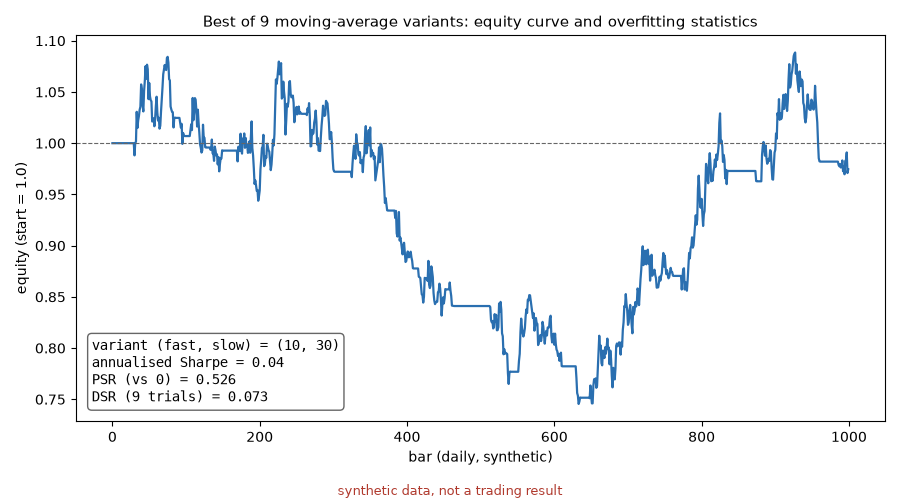

This chart was generated by the following Python code:
"""Effect chart: equity curve plus PSR / DSR, all computed by the library on synthetic data.

SYNTHETIC DATA, NOT A TRADING RESULT. The prices are a seeded random walk; the chart only
shows how the statistics adjust a "best of N variants" backtest for the number of tries.

Install (matplotlib is an optional extra, only needed to draw the picture):

    pip install "oss-backtest-kit[examples]"        # from PyPI, after release
    # or, from a clone of the repository:
    pip install -e ".[examples]"

Run from the project root (writes examples/equity_psr_dsr.png):

    python3 examples/equity_psr_dsr.py
    python3 examples/equity_psr_dsr.py --social docs/social_preview.png   # also the 1280x640 card

The numbers come from `compute()`, which needs no matplotlib and is covered by the tests.
"""

import argparse
import os
import sys

import numpy as np

HERE = os.path.dirname(os.path.abspath(__file__))
sys.path.insert(0, os.path.join(HERE, "..", "src"))
sys.path.insert(0, HERE)

from ma_crossover import ma_crossover, synthetic_market  # noqa: E402
from oss_backtest_kit import stats  # noqa: E402
from oss_backtest_kit.engine import EngineConfig, run_backtest  # noqa: E402

GRID = [(f, s) for f in (5, 10, 20) for s in (30, 40, 60)]
LABEL = "synthetic data, not a trading result"
BLUE, GREY, RED = "#2a6fb0", "#666666", "#b03a2e"


def compute(seed=0):
    """Run the 9-variant grid, pick the best by Sharpe, and return its statistics."""
    data = synthetic_market(seed=seed)
    cfg = EngineConfig(symbols=data.symbols, max_leverage=1.0, rebalance_threshold=0.02)
    results = [run_backtest(data, ma_crossover(f, s), cfg) for f, s in GRID]
    srs = [stats.sharpe(r.returns) for r in results]
    best = int(np.argmax(srs))
    returns = results[best].returns
    dsr_value, bench, _ = stats.dsr(returns, len(GRID), srs)
    return {
        "variant": GRID[best],
        "n_trials": len(GRID),
        "equity": results[best].equity,
        "sharpe_annualised": stats.sharpe_annualised(returns, results[best].periods_per_year),
        "psr": stats.psr(returns),
        "dsr": dsr_value,
        "benchmark_sharpe_per_bar": bench,
    }


def _pyplot():
    try:
        import matplotlib
        matplotlib.use("Agg")
        import matplotlib.pyplot as plt
    except ImportError:
        sys.exit('matplotlib is missing. Install the extra:  pip install -e ".[examples]"')
    return plt


def _save(fig, path):
    # Software=None keeps the PNG free of version / path style text chunks.
    fig.savefig(path, dpi=100, metadata={"Software": None})


def plot_chart(res, path):
    plt = _pyplot()
    fig, ax = plt.subplots(figsize=(9, 5), dpi=100)
    ax.plot(res["equity"] / res["equity"][0], color=BLUE, lw=1.6)
    ax.axhline(1.0, color=GREY, lw=0.8, ls="--")
    ax.set_xlabel("bar (daily, synthetic)")
    ax.set_ylabel("equity (start = 1.0)")
    ax.set_title("Best of %d moving-average variants: equity curve and overfitting statistics"
                 % res["n_trials"], fontsize=11)
    text = ("variant (fast, slow) = %s\nannualised Sharpe = %.2f\nPSR (vs 0) = %.3f\n"
            "DSR (%d trials) = %.3f" % (res["variant"], res["sharpe_annualised"], res["psr"],
                                       res["n_trials"], res["dsr"]))
    ax.text(0.02, 0.04, text, transform=ax.transAxes, va="bottom", fontsize=10, family="monospace",
            bbox={"boxstyle": "round", "facecolor": "white", "edgecolor": GREY})
    fig.text(0.5, 0.01, LABEL, ha="center", color=RED, fontsize=9)
    fig.tight_layout(rect=(0, 0.04, 1, 1))
    _save(fig, path)
    plt.close(fig)


def plot_social(res, path):
    """1280x640 card for the repository social preview (upload is done by hand)."""
    plt = _pyplot()
    fig = plt.figure(figsize=(12.8, 6.4), dpi=100)
    fig.text(0.06, 0.80, "oss-backtest-kit", fontsize=44, weight="bold")
    fig.text(0.06, 0.66, "Is your backtest real, or just the best of many tries?", fontsize=20)
    fig.text(0.06, 0.52, "PSR  |  DSR  |  PBO  |  checked data  |  no look-ahead engine",
             fontsize=16, color=GREY)
    fig.text(0.06, 0.40, "PSR %.2f -> DSR %.2f after %d trials" % (res["psr"], res["dsr"],
                                                                  res["n_trials"]),
             fontsize=16, family="monospace", color=BLUE)
    fig.text(0.06, 0.08, LABEL + ". Research only, not investment advice.", fontsize=13, color=RED)
    ax = fig.add_axes([0.58, 0.14, 0.36, 0.30])
    ax.plot(res["equity"] / res["equity"][0], color=BLUE, lw=1.4)
    ax.set_xticks([])
    ax.set_yticks([])
    for side in ("top", "right"):
        ax.spines[side].set_visible(False)
    _save(fig, path)
    plt.close(fig)


def main(argv=None):
    ap = argparse.ArgumentParser(description=__doc__.splitlines()[0])
    ap.add_argument("--out", default=os.path.join(HERE, "equity_psr_dsr.png"))
    ap.add_argument("--social", help="also write the 1280x640 social preview card here")
    args = ap.parse_args(argv)
    res = compute()
    print("best variant %s  Sharpe=%.2f  PSR=%.3f  DSR=%.3f  (%d trials)" % (
        res["variant"], res["sharpe_annualised"], res["psr"], res["dsr"], res["n_trials"]))
    plot_chart(res, args.out)
    if args.social:
        plot_social(res, args.social)


if __name__ == "__main__":
    main()
